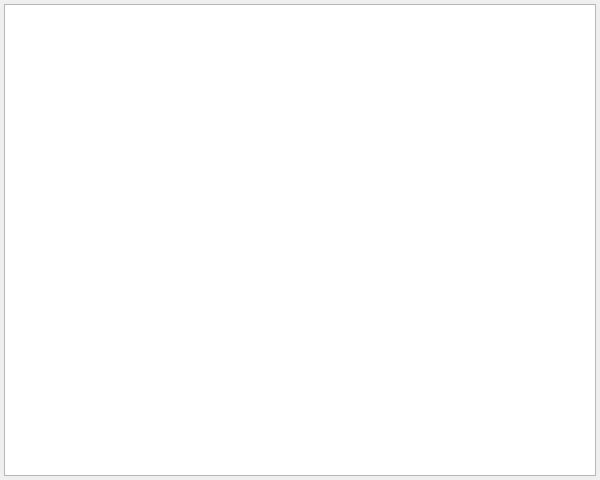
<?xml version="1.0" encoding="UTF-8"?>
<ui version="4.0">
 <class>AgreementDialog</class>
 <widget class="QDialog" name="AgreementDialog">
  <property name="geometry">
   <rect>
    <x>0</x>
    <y>0</y>
    <width>600</width>
    <height>480</height>
   </rect>
  </property>
  <property name="windowTitle">
   <string>User Agreement</string>
  </property>
  <layout class="QGridLayout" name="gridLayout">
   <property name="leftMargin">
    <number>4</number>
   </property>
   <property name="topMargin">
    <number>4</number>
   </property>
   <property name="rightMargin">
    <number>4</number>
   </property>
   <property name="bottomMargin">
    <number>4</number>
   </property>
   <property name="verticalSpacing">
    <number>-1</number>
   </property>
   <item row="0" column="0" colspan="2">
    <widget class="QTextEdit" name="textEdit">
     <property name="readOnly">
      <bool>true</bool>
     </property>
    </widget>
   </item>
  </layout>
 </widget>
 <resources/>
 <connections/>
</ui>
